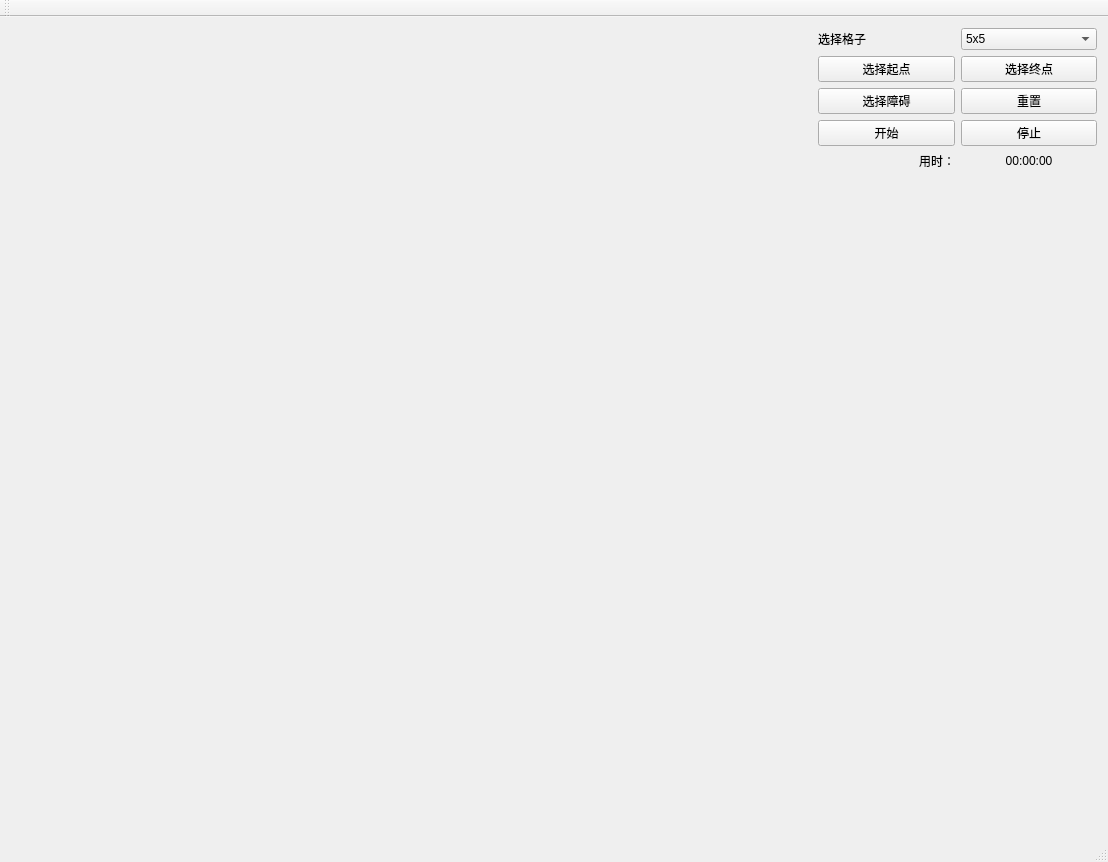
<?xml version="1.0" encoding="UTF-8"?>
<ui version="4.0">
 <class>Qt_AstarClass</class>
 <widget class="QMainWindow" name="Qt_AstarClass">
  <property name="geometry">
   <rect>
    <x>0</x>
    <y>0</y>
    <width>1108</width>
    <height>829</height>
   </rect>
  </property>
  <property name="windowTitle">
   <string>Qt_Astar</string>
  </property>
  <widget class="QWidget" name="centralWidget">
   <layout class="QHBoxLayout" name="horizontalLayout_2">
    <item>
     <widget class="CentFrom" name="widget" native="true">
      <property name="minimumSize">
       <size>
        <width>801</width>
        <height>801</height>
       </size>
      </property>
      <property name="maximumSize">
       <size>
        <width>801</width>
        <height>801</height>
       </size>
      </property>
     </widget>
    </item>
    <item>
     <layout class="QVBoxLayout" name="verticalLayout">
      <item>
       <layout class="QGridLayout" name="gridLayout">
        <item row="0" column="0">
         <widget class="QLabel" name="label_2">
          <property name="text">
           <string>选择格子</string>
          </property>
         </widget>
        </item>
        <item row="0" column="1">
         <widget class="QComboBox" name="comboBox_side">
          <property name="currentText">
           <string>20x20</string>
          </property>
          <item>
           <property name="text">
            <string>5x5</string>
           </property>
          </item>
          <item>
           <property name="text">
            <string>7x7</string>
           </property>
          </item>
          <item>
           <property name="text">
            <string>8x8</string>
           </property>
          </item>
          <item>
           <property name="text">
            <string>9x9</string>
           </property>
          </item>
          <item>
           <property name="text">
            <string>10x10</string>
           </property>
          </item>
          <item>
           <property name="text">
            <string>15x15</string>
           </property>
          </item>
          <item>
           <property name="text">
            <string>20x20</string>
           </property>
          </item>
          <item>
           <property name="text">
            <string>25x25</string>
           </property>
          </item>
          <item>
           <property name="text">
            <string>30x30</string>
           </property>
          </item>
          <item>
           <property name="text">
            <string>40x40</string>
           </property>
          </item>
          <item>
           <property name="text">
            <string>50x50</string>
           </property>
          </item>
          <item>
           <property name="text">
            <string>80x80</string>
           </property>
          </item>
         </widget>
        </item>
        <item row="1" column="0">
         <widget class="QPushButton" name="pushButton_selectstart">
          <property name="text">
           <string>选择起点</string>
          </property>
         </widget>
        </item>
        <item row="1" column="1">
         <widget class="QPushButton" name="pushButton_selectend">
          <property name="text">
           <string>选择终点</string>
          </property>
         </widget>
        </item>
        <item row="2" column="0">
         <widget class="QPushButton" name="pushButton_selectwall">
          <property name="text">
           <string>选择障碍</string>
          </property>
         </widget>
        </item>
        <item row="2" column="1">
         <widget class="QPushButton" name="pushButton_reset">
          <property name="text">
           <string>重置</string>
          </property>
         </widget>
        </item>
        <item row="3" column="0">
         <widget class="QPushButton" name="pushButton_start">
          <property name="text">
           <string>开始</string>
          </property>
         </widget>
        </item>
        <item row="3" column="1">
         <widget class="QPushButton" name="pushButton_stop">
          <property name="text">
           <string>停止</string>
          </property>
         </widget>
        </item>
       </layout>
      </item>
      <item>
       <layout class="QHBoxLayout" name="horizontalLayout">
        <item>
         <widget class="QLabel" name="label">
          <property name="text">
           <string>用时：</string>
          </property>
          <property name="alignment">
           <set>Qt::AlignRight|Qt::AlignTrailing|Qt::AlignVCenter</set>
          </property>
         </widget>
        </item>
        <item>
         <widget class="QLabel" name="label_time">
          <property name="text">
           <string>&lt;html&gt;&lt;head/&gt;&lt;body&gt;&lt;p&gt;00:00:00&lt;/p&gt;&lt;/body&gt;&lt;/html&gt;</string>
          </property>
          <property name="alignment">
           <set>Qt::AlignCenter</set>
          </property>
         </widget>
        </item>
       </layout>
      </item>
      <item>
       <spacer name="verticalSpacer">
        <property name="orientation">
         <enum>Qt::Vertical</enum>
        </property>
        <property name="sizeHint" stdset="0">
         <size>
          <width>20</width>
          <height>40</height>
         </size>
        </property>
       </spacer>
      </item>
     </layout>
    </item>
   </layout>
  </widget>
  <widget class="QMenuBar" name="menuBar">
   <property name="geometry">
    <rect>
     <x>0</x>
     <y>0</y>
     <width>1108</width>
     <height>23</height>
    </rect>
   </property>
  </widget>
  <widget class="QToolBar" name="mainToolBar">
   <attribute name="toolBarArea">
    <enum>TopToolBarArea</enum>
   </attribute>
   <attribute name="toolBarBreak">
    <bool>false</bool>
   </attribute>
  </widget>
  <widget class="QStatusBar" name="statusBar"/>
 </widget>
 <layoutdefault spacing="6" margin="11"/>
 <customwidgets>
  <customwidget>
   <class>CentFrom</class>
   <extends>QWidget</extends>
   <header location="global">centfrom.h</header>
   <container>1</container>
  </customwidget>
 </customwidgets>
 <resources>
  <include location="qt_astar.qrc"/>
 </resources>
 <connections/>
</ui>
